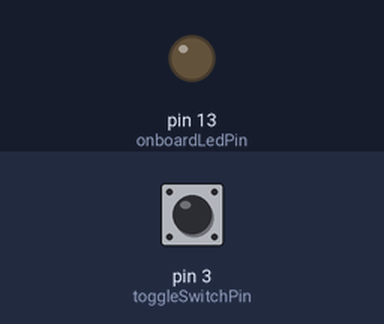
The sketch below on a simulated Arduino Uno, built with avr-gcc and run on an emulated ATmega328P. Shown: output pins drawn as LEDs (lit = HIGH). The inputs (shaded band) are chosen by the test bench; at power-on: pin 3 (toggleSwitchPin) LOW.

Above: at 1.2 s.
1.3 s: pin 3 (toggleSwitchPin) pulled HIGH for 0.15 s
At 1.37 s:
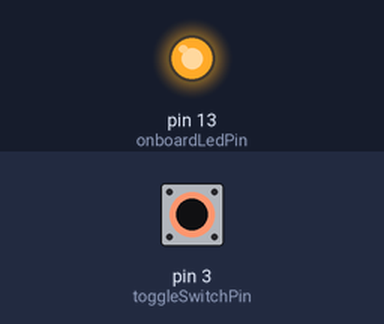
2.9 s: pin 3 (toggleSwitchPin) pulled HIGH for 3.2 s
At 6.9 s:
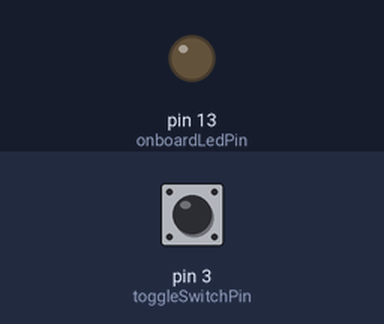
Timing chart, 0 to 8.4 s (numbered marks = the images above; inputs shaded):
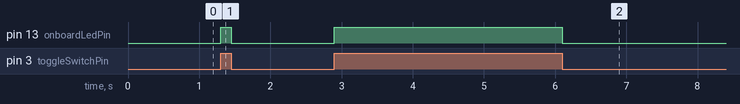

Measured:
- after the input at 1.3 s, pin 13 (onboardLedPin): LOW → HIGH at once, → LOW 0.15 s later
- after the input at 2.9 s, pin 13 (onboardLedPin): LOW → HIGH at once, → LOW 3.2 s later

The sketch:

Exercise_1-1_v2.ino.ino
```cpp
// Pins
const int toggleSwitchPin = 3;  // Toggle switch (Master ON/OFF)
const int onboardLedPin = 13;   // On-board LED

void setup() {
  // Initialize pins
  pinMode(toggleSwitchPin, INPUT);
  pinMode(onboardLedPin, OUTPUT);
}

void loop() {
  // Read the state of the toggle switch
  int toggleSwitchState = digitalRead(toggleSwitchPin);

  // Turn the onboard LED ON or OFF based on the toggle switch state
  digitalWrite(onboardLedPin, toggleSwitchState);

  if (toggleSwitchState == HIGH) {
    // The master switch is ON

    // Rest of the logic will go here

  } else {
    // The master switch is OFF, ensure everything else is off as well
    // This part will be filled in later
  }
}
```
